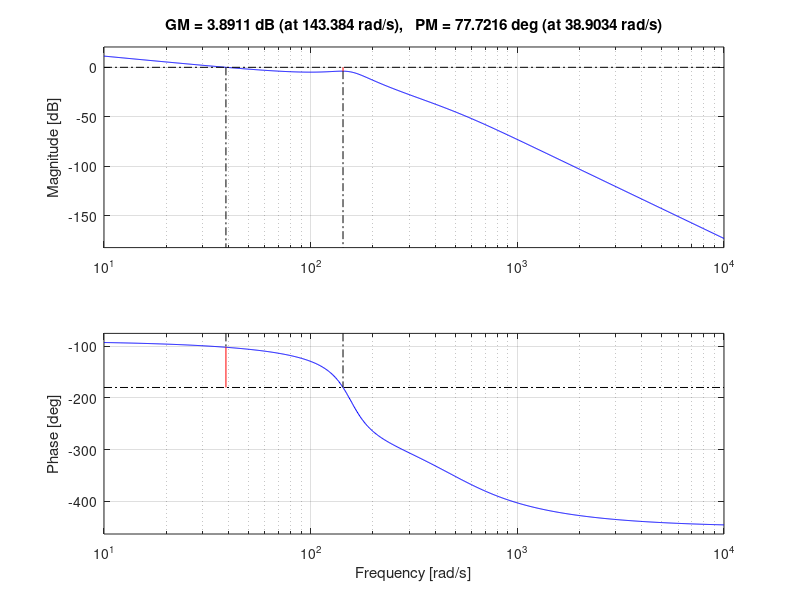

Recreate this plot in MATLAB.
%开环bode图的绘制

num1 = 1/(15.26e-4);
den1 = [1/(156.4^2) 2*0.2/156.4 1 0];
num2 = 0.056;
den2 = [1/(502.4^2) 2*0.7/502.4 1];
tf1 = tf(num1,den1);
tf2 = tf(num2,den2);
G=tf(tf1*tf2);


% num1 = 8.33e-3;
% den1 = [1/(503^2) 2*0.7/503 1];
% num2 = 1/(1.527e-3);
% den2 = [1/(49^2) 2*0.25/49 1 0];
% tf1 = tf(num1,den1);
% tf2 = tf(num2,den2);
% G=tf(tf1*tf2);


bode(G)
margin(G)
